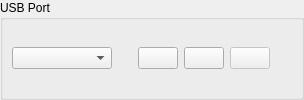
     <widget class="QGroupBox" name="groupBox">
      <property name="title">
       <string>USB Port</string>
      </property>
      <layout class="QHBoxLayout" name="horizontalLayout_2" stretch="0,0,0,0,0,0">
       <property name="spacing">
        <number>6</number>
       </property>
       <property name="leftMargin">
        <number>9</number>
       </property>
       <item>
        <widget class="QComboBox" name="comboBox_usbPort">
         <property name="minimumSize">
          <size>
           <width>100</width>
           <height>0</height>
          </size>
         </property>
         <property name="maximumSize">
          <size>
           <width>100</width>
           <height>16777215</height>
          </size>
         </property>
         <property name="toolTip">
          <string>USB Serial Port</string>
         </property>
        </widget>
       </item>
       <item>
        <spacer name="horizontalSpacer_2">
         <property name="orientation">
          <enum>Qt::Orientation::Horizontal</enum>
         </property>
         <property name="sizeType">
          <enum>QSizePolicy::Policy::Fixed</enum>
         </property>
         <property name="sizeHint" stdset="0">
          <size>
           <width>20</width>
           <height>20</height>
          </size>
         </property>
        </spacer>
       </item>
       <item>
        <widget class="QPushButton" name="pushButton_scanPorts">
         <property name="minimumSize">
          <size>
           <width>40</width>
           <height>0</height>
          </size>
         </property>
         <property name="maximumSize">
          <size>
           <width>40</width>
           <height>16777215</height>
          </size>
         </property>
         <property name="toolTip">
          <string>Rescan USB ports</string>
         </property>
         <property name="layoutDirection">
          <enum>Qt::LayoutDirection::LeftToRight</enum>
         </property>
         <property name="text">
          <string/>
         </property>
         <property name="icon">
          <iconset theme="view-refresh"/>
         </property>
        </widget>
       </item>
       <item>
        <widget class="QPushButton" name="pushButton_connect">
         <property name="minimumSize">
          <size>
           <width>40</width>
           <height>0</height>
          </size>
         </property>
         <property name="maximumSize">
          <size>
           <width>40</width>
           <height>16777215</height>
          </size>
         </property>
         <property name="toolTip">
          <string>Connect to device</string>
         </property>
         <property name="layoutDirection">
          <enum>Qt::LayoutDirection::LeftToRight</enum>
         </property>
         <property name="text">
          <string/>
         </property>
         <property name="icon">
          <iconset theme="phone"/>
         </property>
        </widget>
       </item>
       <item>
        <widget class="QPushButton" name="pushButton_disconnect">
         <property name="enabled">
          <bool>false</bool>
         </property>
         <property name="minimumSize">
          <size>
           <width>40</width>
           <height>0</height>
          </size>
         </property>
         <property name="maximumSize">
          <size>
           <width>40</width>
           <height>16777215</height>
          </size>
         </property>
         <property name="toolTip">
          <string>Disconnect from device</string>
         </property>
         <property name="layoutDirection">
          <enum>Qt::LayoutDirection::LeftToRight</enum>
         </property>
         <property name="text">
          <string/>
         </property>
         <property name="icon">
          <iconset theme="system-log-out"/>
         </property>
        </widget>
       </item>
       <item>
        <spacer name="horizontalSpacer">
         <property name="orientation">
          <enum>Qt::Orientation::Horizontal</enum>
         </property>
         <property name="sizeType">
          <enum>QSizePolicy::Policy::Expanding</enum>
         </property>
         <property name="sizeHint" stdset="0">
          <size>
           <width>20</width>
           <height>20</height>
          </size>
         </property>
        </spacer>
       </item>
      </layout>
     </widget>
